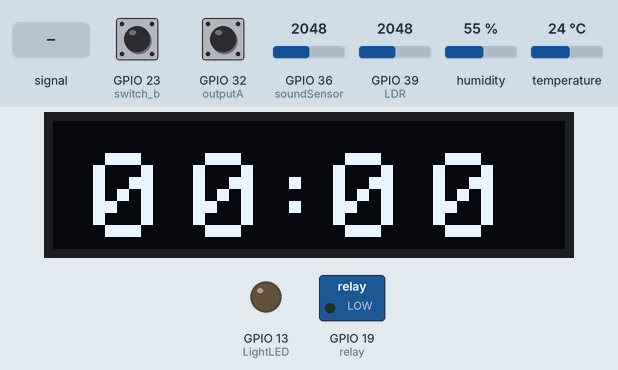
Recording of a sketch running on a simulated ESP32. On the bench: 128×32 one-colour display, switched loads named in the sketch (green lamp = pin HIGH), output pins drawn as LEDs (lit = HIGH). The test bench sets the inputs (shaded band); at power-on: GPIO 23 (switch_b) HIGH, temperature 24 °C, GPIO 39 (LDR) = 2048, GPIO 36 (soundSensor) = 2048, GPIO 32 (outputA) HIGH, humidity 55 %. What the sketch prints to the serial monitor is not drawn.

Above: at 2.8 s.
2.9 s: GPIO 23 (switch_b) pulled LOW for 3.2 s
At 6.1 s:
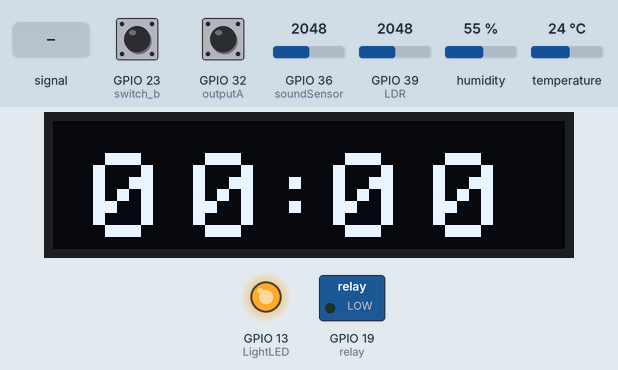
7.6 s: GPIO 36 (soundSensor) fed a 200 Hz sine of ±327 counts around its level
At 8.6 s:
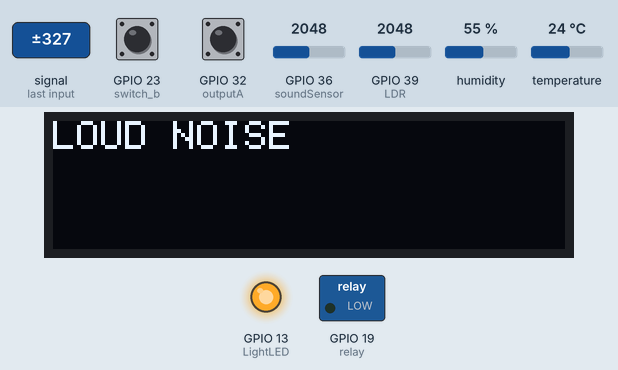
9.2 s: temperature set to 26 °C
At 10.6 s:
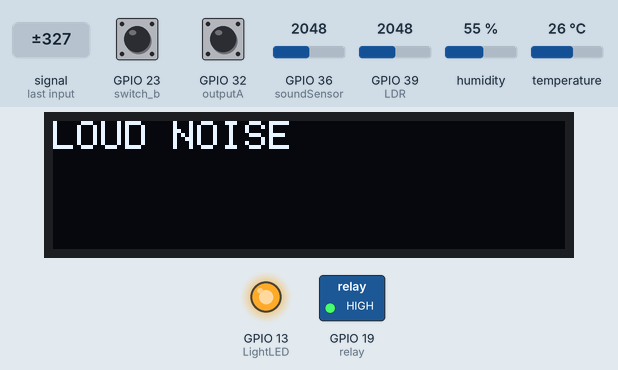
11.0 s: GPIO 39 (LDR) set to 215
12.5 s: GPIO 39 (LDR) set to 186
At 13.7 s:
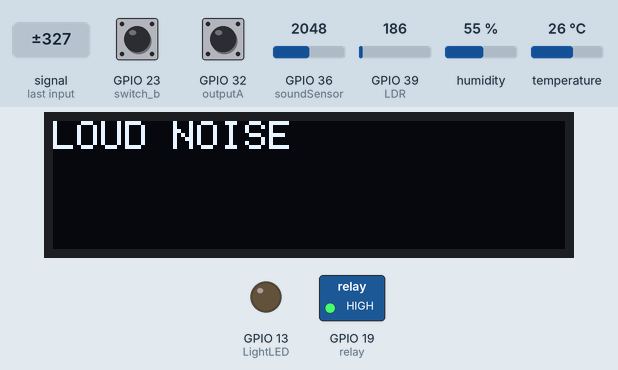
14.0 s: GPIO 36 (soundSensor) set to 2866
At 15.2 s:
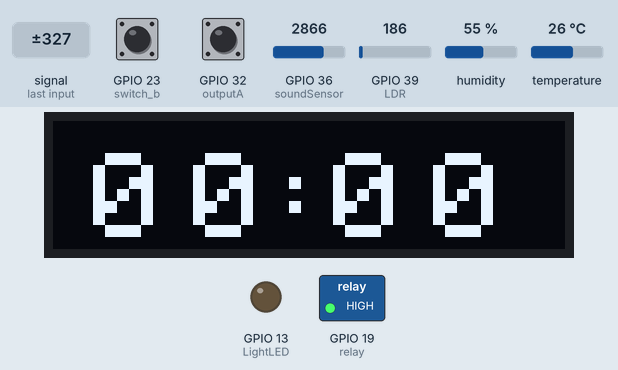
Timing chart, 0 to 17.0 s (numbered marks = the images above; inputs shaded):
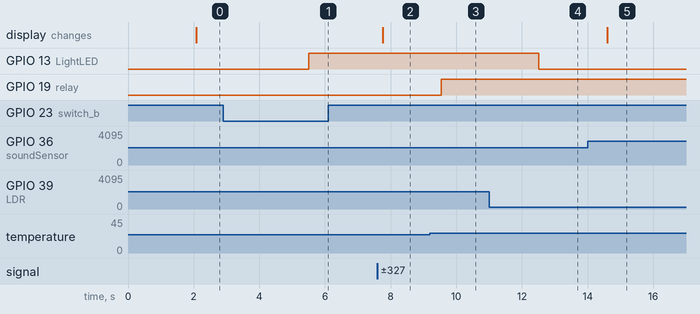

The sketch:

Main_Code1.ino
```cpp
#include <Wire.h>
#include <Adafruit_GFX.h>
#include <Adafruit_SSD1306.h>
#include <Adafruit_Sensor.h>
#include <DHT.h>

#define outputA 32
#define outputB 33

#define SCREEN_WIDTH 128
#define SCREEN_HEIGHT 32
#define OLED_RESET -1

Adafruit_SSD1306 display(SCREEN_WIDTH, SCREEN_HEIGHT, &Wire, OLED_RESET);

#define DHTPIN 4
#define DHTTYPE DHT11 //add DHT22 if newer version

DHT dht(DHTPIN, DHTTYPE);

unsigned long interval = 60000;
unsigned long preMillis = 0;
unsigned long noiseAlertuntil = 0;
const unsigned long AlertDuration = 500;
unsigned long lastShock = 0;
const unsigned long shockTime = 1000;
unsigned long lastRead = 0;
const unsigned long readInterval = 2000;
bool ShowTime = false;
bool LastSwitchState = HIGH;
float t = 0;
float h = 0;


int soundSensor = 36;
int buttonPin = 5;
int LDR = 39;
int LightLED = 13;
int relay = 19;

long int minutes_1 = 0;
long int minutes_2 = 0;
int hours_1 = 0;
int hours_2 = 0;

int aState;
int aLastState;
int counter = 0;
const int switch_b = 23; // button on rotary encoder module
int button_num = 0;

int switchState = 0;
int count = 0;
int total = 0;
int peakSound = 0;


void displayTime(){
  display.clearDisplay();

  display.setTextSize(3);
  display.setCursor(10, 8);
  display.print(hours_1);
  display.setTextSize(3);
  display.setCursor(35, 8);
  display.print(hours_2);
  display.setTextSize(3);
  display.setCursor(53, 8);
  display.print(":");
  display.setTextSize(3);
  display.setCursor(70, 8);
  display.print(minutes_1);
  display.setTextSize(3);
  display.setCursor(95, 8);
  display.print(minutes_2);

  display.display();

}

void updateClock(){
  minutes_2++;

    if (minutes_2 >= 10){
      minutes_2 = 0;
      minutes_1++;
    }
    if (minutes_1 >= 6){
        minutes_1 = 0;
        minutes_2 = 0;
        hours_2++;
    }
    if (hours_2 >= 10){
        hours_2 = 0;
        minutes_1 = 0;
        minutes_2 = 0;
        hours_1++;
    }
    if (hours_1 >= 2 && hours_2 >=4) {
        hours_1 = 0;
        hours_2 = 0;
       minutes_1 = 0;
       minutes_2 = 0;
    }

}

void NoiseAlert(){
  Serial.println("noise");

  display.clearDisplay();

  display.setTextSize(1);
  display.setCursor(0, 0);
  display.print("LOUD NOISE");

  display.display();
}

void displayShock(){

  Serial.println("Shock!");
  display.clearDisplay();

  display.setTextSize(1);
  display.setCursor(0, 0);
  display.print("Shock!");

  display.display();
}

int AvrNoise(){ // t = total n = # of times
 if(count == 0) return 0;

 return total/count;

}

void EnvironmentShow(float t, float h){
    display.clearDisplay();

   // display temperature
    display.setTextSize(1);
    display.setCursor(0,0);
    display.print("Temperature: ");
    display.setTextSize(2);
    display.setCursor(10,9);
    display.print(t);
    display.print(" ");
    display.setCursor(80,10);
    display.setTextSize(1);
    display.cp437(true);
    display.write(167);
    display.setTextSize(2);
    display.print("C");

    // display humidity
    display.setTextSize(1);
    display.setCursor(30, 25);
    display.print("Humidity: ");
    display.setTextSize(1);
    display.setCursor(85, 25);
    display.print(h);
    display.setCursor(115, 25);
    display.print(" %");

    display.display();
}


void setup() {                                                  //SETUP
  pinMode(buttonPin, INPUT_PULLUP);
  pinMode(switch_b, INPUT_PULLUP);
  pinMode(soundSensor, INPUT);
  pinMode(outputA, INPUT);
  pinMode(outputB, INPUT);
  pinMode(LightLED, OUTPUT);
  pinMode(relay, OUTPUT);
  pinMode(LDR, INPUT);
  Serial.begin(9600);
  dht.begin();
  display.begin(SSD1306_SWITCHCAPVCC, 0x3C);
  delay(2000);
  display.clearDisplay();
  display.setTextColor(WHITE);

  Serial.println("About to init display...");
    if(!display.begin(SSD1306_SWITCHCAPVCC, 0x3C)) {
      Serial.println("SSD1306 allocation failed!");
      while(true);
    }
  Serial.println("Display init OK");

  aLastState = digitalRead(outputA);
  button_num = 0;

  while (button_num <= 4){

    aState = digitalRead(outputA);
    int buttonState = digitalRead(switch_b);
    if (buttonState == LOW){
      button_num++;
      counter = 0;
      delay(500);
    }

    if (aState != aLastState){
      if (digitalRead(outputB) != aState){
        counter++;
      }
      else{
        counter--;
      }
    }
    if (button_num == 1){ //HOUR 1        H1, H2, M1, M2
      if(counter > 2){
        counter = 0;
      }
      if (counter < 0){
        counter = 2;
      }
      hours_1 = counter;
    }
    if (button_num == 2){ //HOUR 2

      if (hours_1 == 2){
        if (counter > 3){
          counter = 0;
        }
        if (counter < 0){
          counter = 3;
        }
      }
      else{
        if (counter > 9){
        counter = 0;
        }
        if (counter < 0){
        counter = 9;
        }
      }

      hours_2 = counter;


    }
    if (button_num == 3){ //MINUTE 1
      if (counter > 5){
        counter = 0;
      }
      if (counter < 0){
        counter = 5;
      }
      minutes_1 = counter;
    }
    if(button_num == 4){ //MINUTE 2
      if (counter > 9){
        counter = 0;
      }
      if (counter < 0){
        counter = 9;
      }
      minutes_2 = counter;
    }

    displayTime();


    aLastState = aState;
  }
}

void loop() {                                                     //LOOP


  switchState = digitalRead(switch_b);


  if(millis() - lastRead >= readInterval){
    t = dht.readTemperature();        // Temp & Humidity Readings
    h = dht.readHumidity();
    lastRead = millis();
  }


 if (millis() >= noiseAlertuntil){                                  //MAIN BLOCK


  if (switchState == LOW && LastSwitchState == HIGH){
    ShowTime = !ShowTime;     //time shown
  }
  if (ShowTime == true){
    displayTime();
  }

  else{

    if (isnan(h) || isnan(t)) {
    Serial.println("Failed to read from DHT sensor!");
    }

    EnvironmentShow(t,h);

  }

 }

  if (analogRead(LDR) > 230){
    digitalWrite(LightLED, HIGH);
  }
  if (analogRead(LDR) < 200 ){
    Serial.println(analogRead(LDR));                   // Light
    digitalWrite(LightLED, LOW);
  }


  int currentSound = analogRead(soundSensor);       // Sound
  total += currentSound;
  count++;

  if (currentSound > peakSound){
    peakSound = currentSound;
  }

  if (count > 20){
    if ( peakSound >= AvrNoise() + 60 ){
      NoiseAlert();
      noiseAlertuntil = millis() + AlertDuration;
    }
    count = 0;
    total = 0;
    peakSound = 0;
  }


  unsigned long curMillis = millis();
  // h1,h2,m1,m2

    if (curMillis - preMillis >= interval){
      preMillis = curMillis;
      updateClock();
    }


    if (t > 24){
      digitalWrite(relay, HIGH);
    }
    else{
      digitalWrite(relay, LOW);
    }


  LastSwitchState = switchState;

}
```

Measured:
- the behaviour switches between 24 and 25 °C on temperature (found by bisection; images 2 and 3)
- the behaviour switches between 200 and 199 on GPIO 39 (LDR) (found by bisection; images 3 and 4)
- after the input at 2.9 s, GPIO 13 (LightLED): LOW → HIGH after 2.6 s
- after the input at 7.6 s, the display: changes after 0.16 s (image 2)
- after the input at 9.2 s, GPIO 19 (relay): LOW → HIGH after 0.35 s
- after the input at 12.5 s, GPIO 13 (LightLED): HIGH → LOW at once
- after the input at 14.0 s, the display: changes after 0.60 s (image 5)
